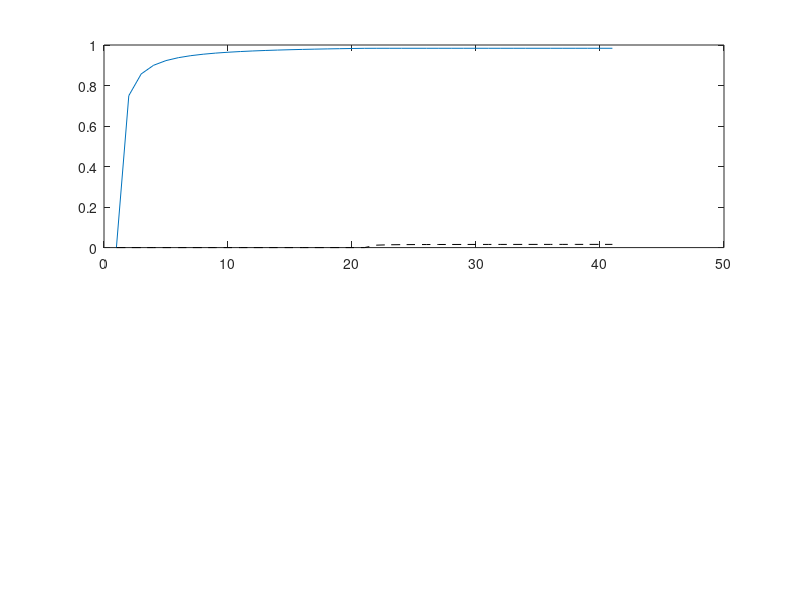

Write MATLAB code to recreate this figure. (Note: this script raises an error after producing the figure.)
%% Blocking

clc
clear
wh = [0;0];
wh1(1,:,:)=wh;
sig = .6*eye(2);
sig1(1,:,:)=sig;
tau=.2;
C = [1 0];
for i=1:20
    G = sig*C'*((C*sig*C' + tau)^-1);
    sig = sig - G*C*sig;
    wh = wh + G*(1-C*wh);
    wh1(i+1,:,:)=wh;
    sig1(i+1,:,:)=sig;
    G1(i,:,:) = G;
end
C = [1 1];
for i=21:40
    G = sig*C'*((C*sig*C' + tau)^-1);
    sig = sig - G*C*sig;
    wh = wh + G*(1-C*wh);
    wh1(i+1,:,:)=wh;
    sig1(i+1,:,:)=sig;
    G1(i,:,:) = G;
end
figure('WindowState','maximized')
subplot(2,1,1)
plot(wh1(:,1))
hold on
plot(wh1(:,2),'k--')
hold on
xline(21,'g--')
legend('$$\hat{w}$$$$_{1}$$$${(t)}$$','$$\hat{w}$$$$_{2}$$$${(t)}$$','Interpreter','latex')
grid on
grid minor
xlim([1 40])
xlabel('Trial Number','Interpreter','latex')
ylabel('$$\hat{w}$$','Interpreter','latex')
title('Blocking','Interpreter','latex')
subplot(2,1,2)
plot(sig1(:,1,1))
hold on
plot(sig1(:,2,2),'k--')
hold on
xline(21,'g--')
legend('$$\sigma$$$$_{1}$$$${(t)}$$','$$\sigma$$$$_{2}$$$${(t)}$$','Interpreter','latex')
grid on
grid minor
xlim([1 40])
xlabel('Trial Number','Interpreter','latex')
ylabel('$$\sigma$$','Interpreter','latex')
saveas(gcf,'Fig8.png')


%% Unblocking

clc
clear
w=[1;0];
wh = [0;0];
wh1(1,:,:)=wh;
sig = .6*eye(2);
sig1(1,:,:)=sig;
tau=.2;
C = [1 0];
for i=1:20
    G = sig*C'*((C*sig*C' + tau)^-1);
    sig = sig - G*C*sig;
    wh = wh + G*(1-C*wh);
    wh1(i+1,:,:)=wh;
    sig1(i+1,:,:)=sig;
    G1(i,:,:) = G;
end
C = [1 1];
for i=21:40
    G = sig*C'*((C*sig*C' + tau)^-1);
    sig = sig - G*C*sig;
    wh = wh + G*(2-C*wh);
    wh1(i+1,:,:)=wh;
    sig1(i+1,:,:)=sig;
    G1(i,:,:) = G;
end

figure('WindowState','maximized')
subplot(2,1,1)
plot(wh1(:,1))
hold on
plot(wh1(:,2),'k--')
hold on
xline(21,'g--')
legend('$$\hat{w}$$$$_{1}$$$${(t)}$$','$$\hat{w}$$$$_{2}$$$${(t)}$$','Interpreter','latex')
grid on
grid minor
xlim([1 40])
xlabel('Trial Number','Interpreter','latex')
ylabel('$$\hat{w}$$','Interpreter','latex')
title('Unblocking','Interpreter','latex')
subplot(2,1,2)
plot(sig1(:,1,1))
hold on
plot(sig1(:,2,2),'k--')
hold on
xline(21,'g--')
legend('$$\sigma$$$$_{1}$$$${(t)}$$','$$\sigma$$$$_{2}$$$${(t)}$$','Interpreter','latex')
grid on
grid minor
xlim([1 40])
xlabel('Trial Number','Interpreter','latex')
ylabel('$$\sigma$$','Interpreter','latex')
saveas(gcf,'Fig9.png')

%% Backward Blocking

clc
clear
wh = [0;0];
wh1(1,:,:)=wh;
sig = .6*eye(2);
sig1(1,:,:)=sig;
tau=.1;
C = [1 1];
for i=1:40
    G = sig*C'*((C*sig*C' + tau)^-1);
    sig = sig - G*C*sig;
    wh = wh + G*(1-C*wh);
    wh1(i+1,:,:)=wh;
    sig1(i+1,:,:)=sig;
    G1(i,:,:) = G;
end
C = [1 0];
for i=41:100
    G = sig*C'*((C*sig*C' + tau)^-1);
    sig = sig - G*C*sig;
    wh = wh + G*(1-C*wh);
    wh1(i+1,:,:)=wh;
    sig1(i+1,:,:)=sig;
    G1(i,:,:) = G;
end

figure('WindowState','maximized')
subplot(2,1,1)
plot(wh1(:,1))
hold on
plot(wh1(:,2),'k--')
hold on
xline(41,'g--')
legend('$$\hat{w}$$$$_{1}$$$${(t)}$$','$$\hat{w}$$$$_{2}$$$${(t)}$$','Interpreter','latex')
grid on
grid minor
xlim([1 80])
xlabel('Trial Number','Interpreter','latex')
ylabel('$$\hat{w}$$','Interpreter','latex')
title('Backward Blocking','Interpreter','latex')
subplot(2,1,2)
plot(sig1(:,1,1))
hold on
plot(sig1(:,2,2),'k--')
hold on
xline(41,'g--')
legend('$$\sigma$$$$_{1}$$$${(t)}$$','$$\sigma$$$$_{2}$$$${(t)}$$','Interpreter','latex')
grid on
grid minor
xlim([1 80])
xlabel('Trial Number','Interpreter','latex')
ylabel('$$\sigma$$','Interpreter','latex')
saveas(gcf,'Fig10.png')

figure('WindowState','maximized')

wh3(:)=wh1(1,:);
sig3(:,:)=sig1(1,:,:);
data=mvnrnd(wh3,sig3,10000);
hist3(data,'Nbins',[1 1]*100,'CdataMode','auto')
xlabel('$$\hat{w}$$$$_1$$','Interpreter','latex')
ylabel('$$\hat{w}$$$$_2$$','Interpreter','latex')
title('t = 1','Interpreter','latex')
colorbar
view(2)
saveas(gcf,'Fig11.png')
figure('WindowState','maximized')
wh3(:)=wh1(19,:);
sig3(:,:)=sig1(19,:,:);
data=mvnrnd(wh3,sig3,10000);
hist3(data,'Nbins',[1 1]*100,'CdataMode','auto')
xlabel('$$\hat{w}$$$$_1$$','Interpreter','latex')
ylabel('$$\hat{w}$$$$_2$$','Interpreter','latex')
title('t = 19','Interpreter','latex')
colorbar
view(2)
saveas(gcf,'Fig12.png')


figure('WindowState','maximized')
wh3(:)=wh1(100,:);
sig3(:,:)=sig1(80,:,:);
data=mvnrnd(wh3,sig3,10000);
hist3(data,'Nbins',[1 1]*100,'CdataMode','auto')
xlabel('$$\hat{w}$$$$_1$$','Interpreter','latex')
ylabel('$$\hat{w}$$$$_2$$','Interpreter','latex')
title('t = 80','Interpreter','latex')
colorbar
view(2)
saveas(gcf,'Fig13.png')
%%
for i = 1:100
    wh3(:)=wh1(i,:);
    sig3(:,:)=sig1(i,:,:);
    data=mvnrnd(wh3,sig3,10000);
    hist3(data,'Nbins',[1 1]*100,'CdataMode','auto')
    xlabel('$$\hat{w}$$$$_1$$','Interpreter','latex')
    ylabel('$$\hat{w}$$$$_2$$','Interpreter','latex')
    title(['t = $',num2str(i),'$'],'Interpreter','latex')
    xlim([-1,2])
    ylim([-1,2])
    colorbar
    view(2)
    pause(.1)
end

%% adding Process Noise To Blocking
clc
clear
wh = [0;0];
wh1(1,:,:)=wh;
sig = .6*eye(2);
sig1(1,:,:)=sig;
tau=.2;
C = [1 0];
for i=1:20
    G = (sig+.01)*C'*((C*(sig+.01)*C' + tau)^-1);
    sig = (sig+.01) - G*C*(sig+.01);
    wh = wh + G*(1-C*wh);
    wh1(i+1,:,:)=wh;
    sig1(i+1,:,:)=sig;
    G1(i,:,:) = G;
end
C = [1 1];
for i=21:40
    G = (sig+.01)*C'*((C*(sig+.01)*C' + tau)^-1);
    sig = (sig+.01) - G*C*(sig+.01);
    wh = wh + G*(1-C*wh);
    wh1(i+1,:,:)=wh;
    sig1(i+1,:,:)=sig;
    G1(i,:,:) = G;
end
figure('WindowState','maximized')
subplot(2,1,1)
plot(wh1(:,1))
hold on
plot(wh1(:,2),'k--')
hold on
xline(21,'g--')
legend('$$\hat{w}$$$$_{1}$$$${(t)}$$','$$\hat{w}$$$$_{2}$$$${(t)}$$','Interpreter','latex')
grid on
grid minor
xlim([1 40])
xlabel('Trial Number','Interpreter','latex')
ylabel('$$\hat{w}$$','Interpreter','latex')
title('Blocking','Interpreter','latex')
subplot(2,1,2)
plot(sig1(:,1,1))
hold on
plot(sig1(:,2,2),'k--')
hold on
xline(21,'g--')
legend('$$\sigma$$$$_{1}$$$${(t)}$$','$$\sigma$$$$_{2}$$$${(t)}$$','Interpreter','latex')
grid on
grid minor
xlim([1 40])
xlabel('Trial Number','Interpreter','latex')
ylabel('$$\sigma$$','Interpreter','latex')
saveas(gcf,'Fig14.png')

%% adding Process Noise To Unblocking

clc
clear
w=[1;0];
wh = [0;0];
wh1(1,:,:)=wh;
sig = .6*eye(2);
sig1(1,:,:)=sig;
tau=.2;
C = [1 0];
for i=1:20
    G = (sig+.01)*C'*((C*(sig+.01)*C' + tau)^-1);
    sig = (sig+.01) - G*C*(sig+.01);
    wh = wh + G*(1-C*wh);
    wh1(i+1,:,:)=wh;
    sig1(i+1,:,:)=sig;
    G1(i,:,:) = G;
end
C = [1 1];
for i=21:40
    G = (sig+.01)*C'*((C*(sig+.01)*C' + tau)^-1);
    sig = (sig+.01) - G*C*(sig+.01);
    wh = wh + G*(2-C*wh);
    wh1(i+1,:,:)=wh;
    sig1(i+1,:,:)=sig;
    G1(i,:,:) = G;
end

figure('WindowState','maximized')
subplot(2,1,1)
plot(wh1(:,1))
hold on
plot(wh1(:,2),'k--')
hold on
xline(21,'g--')
legend('$$\hat{w}$$$$_{1}$$$${(t)}$$','$$\hat{w}$$$$_{2}$$$${(t)}$$','Interpreter','latex')
grid on
grid minor
xlim([1 40])
xlabel('Trial Number','Interpreter','latex')
ylabel('$$\hat{w}$$','Interpreter','latex')
title('Unblocking','Interpreter','latex')
subplot(2,1,2)
plot(sig1(:,1,1))
hold on
plot(sig1(:,2,2),'k--')
hold on
xline(21,'g--')
legend('$$\sigma$$$$_{1}$$$${(t)}$$','$$\sigma$$$$_{2}$$$${(t)}$$','Interpreter','latex')
grid on
grid minor
xlim([1 40])
xlabel('Trial Number','Interpreter','latex')
ylabel('$$\sigma$$','Interpreter','latex')
saveas(gcf,'Fig15.png')

%% Changing Measurement Noise Blocking

clc
clear
wh = [0;0];
wh1(1,:,:)=wh;
sig = .6*eye(2);
sig1(1,:,:)=sig;
tau=.02;
C = [1 0];
for i=1:20
    G = sig*C'*((C*sig*C' + tau)^-1);
    sig = sig - G*C*sig;
    wh = wh + G*(1-C*wh);
    wh1(i+1,:,:)=wh;
    sig1(i+1,:,:)=sig;
    G1(i,:,:) = G;
end
C = [1 1];
for i=21:40
    G = sig*C'*((C*sig*C' + tau)^-1);
    sig = sig - G*C*sig;
    wh = wh + G*(1-C*wh);
    wh1(i+1,:,:)=wh;
    sig1(i+1,:,:)=sig;
    G1(i,:,:) = G;
end

figure('WindowState','maximized')
subplot(2,1,1)
plot(wh1(:,1))
hold on
plot(wh1(:,2),'k--')
hold on
xline(21,'g--')
legend('$$\hat{w}$$$$_{1}$$$${(t)}$$','$$\hat{w}$$$$_{2}$$$${(t)}$$','Interpreter','latex')
grid on
grid minor
xlim([1 40])
xlabel('Trial Number','Interpreter','latex')
ylabel('$$\hat{w}$$','Interpreter','latex')
title('Blocking','Interpreter','latex')
subplot(2,1,2)
plot(sig1(:,1,1))
hold on
plot(sig1(:,2,2),'k--')
hold on
xline(21,'g--')
legend('$$\sigma$$$$_{1}$$$${(t)}$$','$$\sigma$$$$_{2}$$$${(t)}$$','Interpreter','latex')
grid on
grid minor
xlim([1 40])
xlabel('Trial Number','Interpreter','latex')
ylabel('$$\sigma$$','Interpreter','latex')
saveas(gcf,'Fig16.png')
%% Unblocking

clc
clear
w=[1;0];
wh = [0;0];
wh1(1,:,:)=wh;
sig = .6*eye(2);
sig1(1,:,:)=sig;
tau=.02;
C = [1 0];
for i=1:20
    G = sig*C'*((C*sig*C' + tau)^-1);
    sig = sig - G*C*sig;
    wh = wh + G*(1-C*wh);
    wh1(i+1,:,:)=wh;
    sig1(i+1,:,:)=sig;
    G1(i,:,:) = G;
end
C = [1 1];
for i=21:40
    G = sig*C'*((C*sig*C' + tau)^-1);
    sig = sig - G*C*sig;
    wh = wh + G*(2-C*wh);
    wh1(i+1,:,:)=wh;
    sig1(i+1,:,:)=sig;
    G1(i,:,:) = G;
end

figure('WindowState','maximized')
subplot(2,1,1)
plot(wh1(:,1))
hold on
plot(wh1(:,2),'k--')
hold on
xline(21,'g--')
legend('$$\hat{w}$$$$_{1}$$$${(t)}$$','$$\hat{w}$$$$_{2}$$$${(t)}$$','Interpreter','latex')
grid on
grid minor
xlim([1 40])
xlabel('Trial Number','Interpreter','latex')
ylabel('$$\hat{w}$$','Interpreter','latex')
title('Unblocking','Interpreter','latex')
subplot(2,1,2)
plot(sig1(:,1,1))
hold on
plot(sig1(:,2,2),'k--')
hold on
xline(21,'g--')
legend('$$\sigma$$$$_{1}$$$${(t)}$$','$$\sigma$$$$_{2}$$$${(t)}$$','Interpreter','latex')
grid on
grid minor
xlim([1 40])
xlabel('Trial Number','Interpreter','latex')
ylabel('$$\sigma$$','Interpreter','latex')
saveas(gcf,'Fig17.png')

%% S1->-r


clc
clear
w=1;
wh = 0;
wh1(1)=wh;
sig = .6;
sig1(1)=sig;
tau=.2;
C = 1;
for i=1:20
    G = sig*C'*((C*sig*C' + tau)^-1);
    sig = sig - G*C*sig;
    wh = wh + G*(1-C*wh);
    wh1(i+1)=wh;
    sig1(i+1)=sig;
    G1(i) = G;
end
C = 1;
for i=21:400
    G = sig*C'*((C*sig*C' + tau)^-1);
    sig = sig - G*C*sig;
    wh = wh + G*(-1-C*wh);
    wh1(i+1)=wh;
    sig1(i+1)=sig;
    G1(i) = G;
end

figure('WindowState','maximized')
subplot(2,1,1)
plot(wh1)
hold on

xline(21,'g--')
legend('$$\hat{w}$$$$_{1}$$$${(t)}$$','Interpreter','latex')
grid on
grid minor
xlim([1 400])
xlabel('Trial Number','Interpreter','latex')
ylabel('$$\hat{w}$$','Interpreter','latex')
subplot(2,1,2)
plot(sig1)
hold on
xline(21,'g--')
xlim([1 400])
legend('$$\sigma$$$$_{1}$$$${(t)}$$','Interpreter','latex')
grid on
grid minor
xlabel('Trial Number','Interpreter','latex')
ylabel('$$\sigma$$','Interpreter','latex')
saveas(gcf,'Fig18.png')

%% Betha
clc
clear
i=0;
p1=randperm(99,4);
C1=zeros(100,1);
C1(p1)=1;
for gam = 0.1:.1:15
    i=i+1;
    
    for j=1:1000
        phi = normrnd(0,7,[1 100]);
        w = 0;
        wh = 0;
        tau=.2;
        sig=1.5;
        w1(i,j,1)=w;
        for q = 1:100
            w = w + C1(q)*phi(q);
            r=w+normrnd(0,.2);
            C=1;
            G = sig*C'*((C*sig*C' + tau)^-1);
            sig = sig - G*C*sig;
            wh = wh + G*(w-C*wh);
            betha=((r-wh)^2)/(sig+tau);
            if betha>=gam
                sig=15;
                G = sig*C'*((C*sig*C' + tau)^-1);
%                 sig = sig - G*C*sig;
                wh = wh + G*(r-C*wh);
            end
            sig1(i,j,q)=sig;
            wh1(i,j,q)=wh;
            w1(i,j,q)=w;
            r1(i,j,q)=r;
            betha1(i,j,q)=betha;
        end
        wh2(:)=wh1(i,j,:);
        w2(:)=w1(i,j,:);
        MSE1(i,j)=.05*(sum((w2-wh2).^2,'all'));
    end
end

MSE2=mean(MSE1');
err1=std(MSE1')./sqrt(1000);
%%
figure('WindowState','maximized')
xd=0.1:.1:15;
errorbar(xd',MSE2,err1)
grid on
grid minor
xlabel('$\gamma$','Interpreter','latex')
ylabel('MSE','Interpreter','latex')
[mi,I1]=min(MSE2);
title(['The Optimum $\gamma$ = ',num2str(xd(I1))],'Interpreter','latex')
k1=randperm(1000,1);
wh3(:)=wh1(I1,k1,:);
w3(:)=w1(I1,k1,:);
r3(:)=r1(I1,k1,:);
saveas(gcf,'Fig19.png')
figure('WindowState','maximized')
subplot(2,1,1)
plot(w3,'kx')
hold on
plot(r3,'rs','MarkerSize',2)
legend('$${w}$$','$${r}$$','Interpreter','latex')
xlabel('Trial Number','Interpreter','latex')
grid on
grid minor
subplot(2,1,2)
plot(wh3,'kx')
legend('$$\hat{w}$$','Interpreter','latex')
xlabel('Trial Number','Interpreter','latex')
grid on
grid minor
saveas(gcf,'Fig20.png')

figure('WindowState','maximized')
sig3(:)=sig1(I1,k1,:);
beth3(:)=betha1(I1,k1,:);
plot(sig3,'k--','LineWidth',1.5)
hold on
plot(beth3,'r')
hold on
yline(xd(I1),'g--','LineWidth',.5)
ylim([0 5])
xlabel('Trial Number','Interpreter','latex')
legend('$\sigma$ (ACh)','$\beta$ (NE)','$\gamma$','Interpreter','latex')
grid on
grid minor

saveas(gcf,'Fig21.png')